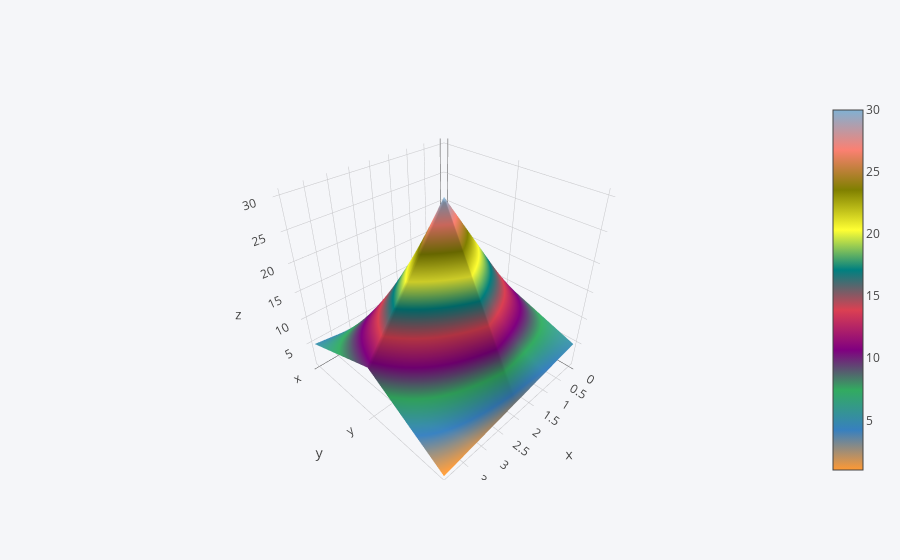

Notebook cell for this chart:
### Code cell
df3.iplot(kind='surface') 
#colorscales

### Figure 1 — Plotly figure (JSON) as saved in the notebook; plotly's stock layout.template omitted (floating-point values rounded to 4 significant figures)
{"data": [{"colorscale": [[0, "rgb(255, 153, 51)"], [0.1111, "rgb(55, 128, 191)"], [0.2222, "rgb(50, 171, 96)"], [0.3333, "rgb(128, 0, 128)"], [0.4444, "rgb(219, 64, 82)"], [0.5556, "rgb(0, 128, 128)"], [0.6667, "rgb(255, 255, 51)"], [0.7778, "rgb(128, 128, 0)"], [0.8889, "rgb(251, 128, 114)"], [1, "rgb(128, 177, 211)"]], "type": "surface", "uid": "f2d86c7c-82cf-47ed-aecf-6a2350a4eecf", "x": [0, 1, 2, 3, 4], "y": ["x", "y", "z"], "z": [[1, 2, 3, 4, 5], [10, 20, 30, 20, 10], [5, 4, 3, 2, 1]]}], "layout": {"legend": {"bgcolor": "#F5F6F9", "font": {"color": "#4D5663"}}, "paper_bgcolor": "#F5F6F9", "plot_bgcolor": "#F5F6F9", "title": {"font": {"color": "#4D5663"}}, "xaxis": {"gridcolor": "#E1E5ED", "showgrid": true, "tickfont": {"color": "#4D5663"}, "title": {"font": {"color": "#4D5663"}, "text": ""}, "zerolinecolor": "#E1E5ED"}, "yaxis": {"gridcolor": "#E1E5ED", "showgrid": true, "tickfont": {"color": "#4D5663"}, "title": {"font": {"color": "#4D5663"}, "text": ""}, "zerolinecolor": "#E1E5ED"}}}
